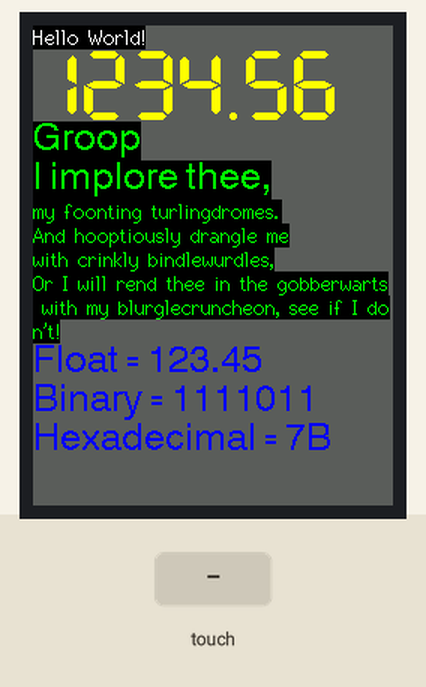
Recording of a sketch running on a simulated ESP32. Shown: 240×320 colour display. The test bench sets the inputs (shaded band). What the sketch prints to the serial monitor is not drawn.

Above: at 1.4 s.
1.5 s: touch panel pressed at 13 % / 10 % of its raw x / y range
Timing chart, 0 to 4.5 s (numbered marks = the images above; inputs shaded):
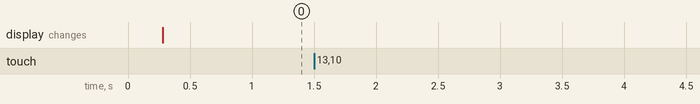

Measured:
- after the input at 1.5 s, every drawn part: stays the same

The sketch:

tft_touch_screen_esp32.ino
```cpp
#include <TFT_eSPI.h> // Graphics and font library for ILI9341 driver chip
#include <SPI.h>
#include <XPT2046_Touchscreen.h>

#define TFT_GREY 0x5AEB // New colour

#define _sclk     25  //GPIO25
#define _mosi     32  //GPIO32
#define _miso     39  //GPIO39
#define CS_PIN  33  //GPIO33
#define TIRQ_PIN  35

TFT_eSPI tft = TFT_eSPI();  // Invoke library
XPT2046_Touchscreen ts(CS_PIN, TIRQ_PIN);  // Param 2 - Touch IRQ Pin - interrupt enabled polling

void setup(void) {
  Serial.begin(115200);
  tft.init();
  tft.setRotation(2);
  tft.fillScreen(TFT_GREY);
  SPI.begin(_sclk, _miso, _mosi);
  SPI.setClockDivider(1);
  SPI.beginTransaction(SPISettings(60000000, MSBFIRST, SPI_MODE0));
  SPI.endTransaction();
  ts.begin();
  Serial.println("Touch Screen is ready!");
}

void loop() {

   if (ts.touched()) {
    TS_Point p = ts.getPoint();
    Serial.print("Pressure = ");
    Serial.print(p.z);
    Serial.print(", x = ");
    Serial.print(p.x);
    Serial.print(", y = ");
    Serial.print(p.y);
    delay(30);
    Serial.println();
  }
  // Set "cursor" at top left corner of display (0,0) and select font 2
  // (cursor will move to next line automatically during printing with 'tft.println'
  //  or stay on the line is there is room for the text with tft.print)
  tft.setCursor(0, 0, 2);
  // Set the font colour to be white with a black background, set text size multiplier to 1
  tft.setTextColor(TFT_WHITE,TFT_BLACK);  tft.setTextSize(1);
  // We can now plot text on screen using the "print" class
  tft.println("Hello World!");

  // Set the font colour to be yellow with no background, set to font 7
  tft.setTextColor(TFT_YELLOW); tft.setTextFont(7);
  tft.println(1234.56);

  // Set the font colour to be red with black background, set to font 4
  tft.setTextColor(TFT_RED,TFT_BLACK);    tft.setTextFont(4);
  //tft.println(3735928559L, HEX); // Should print DEADBEEF

  // Set the font colour to be green with black background, set to font 4
  tft.setTextColor(TFT_GREEN,TFT_BLACK);
  tft.setTextFont(4);
  tft.println("Groop");
  tft.println("I implore thee,");

  // Change to font 2
  tft.setTextFont(2);
  tft.println("my foonting turlingdromes.");
  tft.println("And hooptiously drangle me");
  tft.println("with crinkly bindlewurdles,");
  // This next line is deliberately made too long for the display width to test
  // automatic text wrapping onto the next line
  tft.println("Or I will rend thee in the gobberwarts with my blurglecruncheon, see if I don't!");

  // Test some print formatting functions
  float fnumber = 123.45;
   // Set the font colour to be blue with no background, set to font 4
  tft.setTextColor(TFT_BLUE);    tft.setTextFont(4);
  tft.print("Float = "); tft.println(fnumber);           // Print floating point number
  tft.print("Binary = "); tft.println((int)fnumber, BIN); // Print as integer value in binary
  tft.print("Hexadecimal = "); tft.println((int)fnumber, HEX); // Print as integer number in Hexadecimal
  delay(100);
}
```
